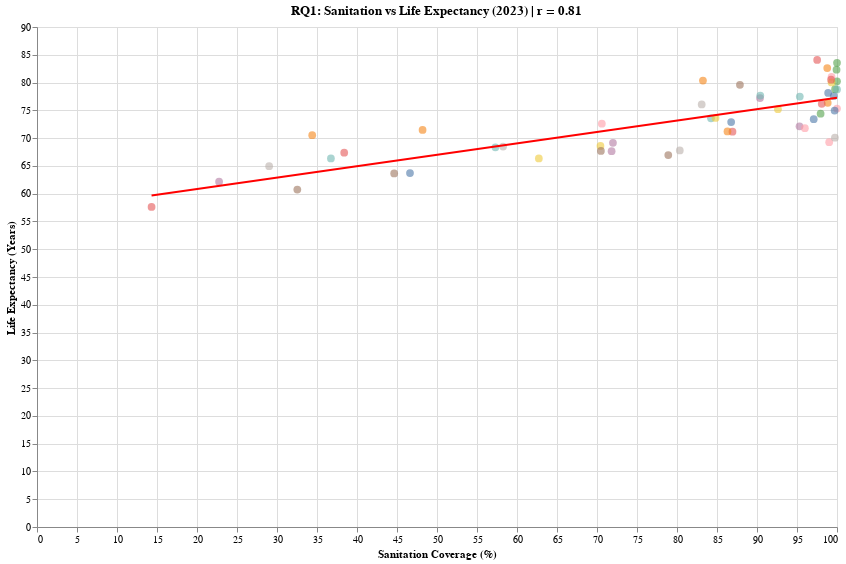

The notebook cell saved with this chart:
### Markdown cell above
## Research Question 1: How does life expectancy correlate with sanitation?
 - This question looks into the factors of life expectancy and if nations that have better sanitation have higher life expectancies.

### Code cell
analyze_and_plot_correlation_altair(pop_demographics, 'Sanitation Coverage (%)', 'Life Expectancy (Years)', 2000,
                            'RQ1: Sanitation vs Life Expectancy', caption="Scatter plot showing the correlation " \
                            "between sanitation coverage and life expectancy for various countries in 2023.")

### Figure 1 — Vega-Lite specification as saved in the notebook (floating-point values rounded to 4 significant figures)
{"config": {"view": {"continuousWidth": 300, "continuousHeight": 300}}, "layer": [{"data": {"name": "data-b6172be5da6e478f6b27ff9bcea14916"}, "mark": {"type": "circle", "opacity": 0.6, "size": 60}, "encoding": {"color": {"field": "Country Name", "legend": null, "type": "nominal"}, "tooltip": [{"field": "Country Name", "type": "nominal"}, {"field": "Sanitation Coverage (%)", "type": "quantitative"}, {"field": "Life Expectancy (Years)", "type": "quantitative"}], "x": {"axis": {"title": "Sanitation Coverage (%)"}, "field": "Sanitation Coverage (%)", "type": "quantitative"}, "y": {"axis": {"title": "Life Expectancy (Years)"}, "field": "Life Expectancy (Years)", "type": "quantitative"}}, "title": "RQ1: Sanitation vs Life Expectancy (2023) | r = 0.81"}, {"data": {"name": "data-d7efe7a7960dd878169794733b3b620e"}, "mark": {"type": "line", "color": "red"}, "encoding": {"x": {"field": "Sanitation Coverage (%)", "type": "quantitative"}, "y": {"field": "Life Expectancy (Years)", "type": "quantitative"}}}], "height": 500, "width": 800, "$schema": "https://vega.github.io/schema/vega-lite/v5.8.0.json", "datasets": {"data-b6172be5da6e478f6b27ff9bcea14916": [{"Country Name": "Aruba", "Country Code": "ABW", "Year": 2023, "Sanitation Coverage (%)": 98.84, "Life Expectancy (Years)": 76.35, "Old Age Dependency Ratio (%)": 24.64, "GDP Growth (Annual %)": 4.264, "Gender Inequality Index (GII)": null, "Life Expectancy Disparity (F-M) (Years)": 5.077}, {"Country Name": "Antigua and Barbuda", "Country Code": "ATG", "Year": 2023, "Sanitation Coverage (%)": 99.61, "Life Expectancy (Years)": 77.6, "Old Age Dependency Ratio (%)": 15.93, "GDP Growth (Annual %)": 2.427, "Gender Inequality Index (GII)": 0.24, "Life Expectancy Disparity (F-M) (Years)": 5.745}, {"Country Name": "Burundi", "Country Code": "BDI", "Year": 2023, "Sanitation Coverage (%)": 44.65, "Life Expectancy (Years)": 63.65, "Old Age Dependency Ratio (%)": 4.816, "GDP Growth (Annual %)": 2.666, "Gender Inequality Index (GII)": 0.501, "Life Expectancy Disparity (F-M) (Years)": 4.098}, {"Country Name": "Belize", "Country Code": "BLZ", "Year": 2023, "Sanitation Coverage (%)": 84.25, "Life Expectancy (Years)": 73.57, "Old Age Dependency Ratio (%)": 7.102, "GDP Growth (Annual %)": 1.149, "Gender Inequality Index (GII)": 0.428, "Life Expectancy Disparity (F-M) (Years)": 5.567}, {"Country Name": "Bermuda", "Country Code": "BMU", "Year": 2023, "Sanitation Coverage (%)": 99.94, "Life Expectancy (Years)": 82.31, "Old Age Dependency Ratio (%)": 32.07, "GDP Growth (Annual %)": 4.917, "Gender Inequality Index (GII)": null, "Life Expectancy Disparity (F-M) (Years)": 6.887}, {"Country Name": "Bolivia", "Country Code": "BOL", "Year": 2023, "Sanitation Coverage (%)": 70.43, "Life Expectancy (Years)": 68.58, "Old Age Dependency Ratio (%)": 8.631, "GDP Growth (Annual %)": 3.082, "Gender Inequality Index (GII)": 0.419, "Life Expectancy Disparity (F-M) (Years)": 5.017}, {"Country Name": "Barbados", "Country Code": "BRB", "Year": 2023, "Sanitation Coverage (%)": 98.09, "Life Expectancy (Years)": 76.18, "Old Age Dependency Ratio (%)": 24.23, "GDP Growth (Annual %)": 4.094, "Gender Inequality Index (GII)": 0.297, "Life Expectancy Disparity (F-M) (Years)": 4.984}, {"Country Name": "Brunei Darussalam", "Country Code": "BRN", "Year": 2023, "Sanitation Coverage (%)": 100.0, "Life Expectancy (Years)": 75.33, "Old Age Dependency Ratio (%)": 8.985, "GDP Growth (Annual %)": 1.128, "Gender Inequality Index (GII)": 0.257, "Life Expectancy Disparity (F-M) (Years)": 4.227}, {"Country Name": "Botswana", "Country Code": "BWA", "Year": 2023, "Sanitation Coverage (%)": 71.99, "Life Expectancy (Years)": 69.16, "Old Age Dependency Ratio (%)": 6.227, "GDP Growth (Annual %)": 3.208, "Gender Inequality Index (GII)": 0.49, "Life Expectancy Disparity (F-M) (Years)": 5.025}, {"Country Name": "Cameroon", "Country Code": "CMR", "Year": 2023, "Sanitation Coverage (%)": 46.62, "Life Expectancy (Years)": 63.7, "Old Age Dependency Ratio (%)": 5.003, "GDP Growth (Annual %)": 3.248, "Gender Inequality Index (GII)": 0.558, "Life Expectancy Disparity (F-M) (Years)": 4.422}, {"Country Name": "Cabo Verde", "Country Code": "CPV", "Year": 2023, "Sanitation Coverage (%)": 83.09, "Life Expectancy (Years)": 76.06, "Old Age Dependency Ratio (%)": 9.813, "GDP Growth (Annual %)": 5.391, "Gender Inequality Index (GII)": 0.298, "Life Expectancy Disparity (F-M) (Years)": 6.353}, {"Country Name": "Cayman Islands", "Country Code": "CYM", "Year": 2023, "Sanitation Coverage (%)": 83.24, "Life Expectancy (Years)": 80.36, "Old Age Dependency Ratio (%)": 11.36, "GDP Growth (Annual %)": 4.36, "Gender Inequality Index (GII)": null, "Life Expectancy Disparity (F-M) (Years)": 4.886}, {"Country Name": "Gabon", "Country Code": "GAB", "Year": 2023, "Sanitation Coverage (%)": 57.3, "Life Expectancy (Years)": 68.34, "Old Age Dependency Ratio (%)": 6.816, "GDP Growth (Annual %)": 2.446, "Gender Inequality Index (GII)": 0.505, "Life Expectancy Disparity (F-M) (Years)": 5.147}, {"Country Name": "Gibraltar", "Country Code": "GIB", "Year": 2023, "Sanitation Coverage (%)": 100.0, "Life Expectancy (Years)": 83.55, "Old Age Dependency Ratio (%)": 26.99, "GDP Growth (Annual %)": null, "Gender Inequality Index (GII)": null, "Life Expectancy Disparity (F-M) (Years)": 5.228}, {"Country Name": "Guinea", "Country Code": "GIN", "Year": 2023, "Sanitation Coverage (%)": 32.54, "Life Expectancy (Years)": 60.74, "Old Age Dependency Ratio (%)": 6.221, "GDP Growth (Annual %)": 5.542, "Gender Inequality Index (GII)": 0.609, "Life Expectancy Disparity (F-M) (Years)": 2.38}, {"Country Name": "Grenada", "Country Code": "GRD", "Year": 2023, "Sanitation Coverage (%)": 92.62, "Life Expectancy (Years)": 75.2, "Old Age Dependency Ratio (%)": 17.38, "GDP Growth (Annual %)": 4.68, "Gender Inequality Index (GII)": 0.226, "Life Expectancy Disparity (F-M) (Years)": 5.995}, {"Country Name": "Guatemala", "Country Code": "GTM", "Year": 2023, "Sanitation Coverage (%)": 70.6, "Life Expectancy (Years)": 72.6, "Old Age Dependency Ratio (%)": 7.5, "GDP Growth (Annual %)": 3.533, "Gender Inequality Index (GII)": 0.48, "Life Expectancy Disparity (F-M) (Years)": 4.565}, {"Country Name": "Guam", "Country Code": "GUM", "Year": 2023, "Sanitation Coverage (%)": 90.38, "Life Expectancy (Years)": 77.21, "Old Age Dependency Ratio (%)": 19.59, "GDP Growth (Annual %)": null, "Gender Inequality Index (GII)": null, "Life Expectancy Disparity (F-M) (Years)": 7.984}, {"Country Name": "Honduras", "Country Code": "HND", "Year": 2023, "Sanitation Coverage (%)": 86.77, "Life Expectancy (Years)": 72.88, "Old Age Dependency Ratio (%)": 6.634, "GDP Growth (Annual %)": 3.576, "Gender Inequality Index (GII)": 0.437, "Life Expectancy Disparity (F-M) (Years)": 5.155}, {"Country Name": "Haiti", "Country Code": "HTI", "Year": 2023, "Sanitation Coverage (%)": 29.02, "Life Expectancy (Years)": 64.94, "Old Age Dependency Ratio (%)": 7.237, "GDP Growth (Annual %)": -1.864, "Gender Inequality Index (GII)": 0.618, "Life Expectancy Disparity (F-M) (Years)": 6.571}, {"Country Name": "Indonesia", "Country Code": "IDN", "Year": 2023, "Sanitation Coverage (%)": 86.94, "Life Expectancy (Years)": 71.15, "Old Age Dependency Ratio (%)": 10.36, "GDP Growth (Annual %)": 5.049, "Gender Inequality Index (GII)": 0.423, "Life Expectancy Disparity (F-M) (Years)": 4.232}, {"Country Name": "Iran, Islamic Rep.", "Country Code": "IRN", "Year": 2023, "Sanitation Coverage (%)": 90.41, "Life Expectancy (Years)": 77.65, "Old Age Dependency Ratio (%)": 11.43, "GDP Growth (Annual %)": 5.045, "Gender Inequality Index (GII)": 0.482, "Life Expectancy Disparity (F-M) (Years)": 3.842}, {"Country Name": "Iceland", "Country Code": "ISL", "Year": 2023, "Sanitation Coverage (%)": 98.78, "Life Expectancy (Years)": 82.61, "Old Age Dependency Ratio (%)": 23.05, "GDP Growth (Annual %)": 5.646, "Gender Inequality Index (GII)": 0.024, "Life Expectancy Disparity (F-M) (Years)": 3.5}, {"Country Name": "Kazakhstan", "Country Code": "KAZ", "Year": 2023, "Sanitation Coverage (%)": 97.95, "Life Expectancy (Years)": 74.4, "Old Age Dependency Ratio (%)": 13.37, "GDP Growth (Annual %)": 5.1, "Gender Inequality Index (GII)": 0.182, "Life Expectancy Disparity (F-M) (Years)": 8.282}, {"Country Name": "Liberia", "Country Code": "LBR", "Year": 2023, "Sanitation Coverage (%)": 22.76, "Life Expectancy (Years)": 62.16, "Old Age Dependency Ratio (%)": 5.778, "GDP Growth (Annual %)": 4.684, "Gender Inequality Index (GII)": 0.646, "Life Expectancy Disparity (F-M) (Years)": 2.569}, {"Country Name": "Sri Lanka", "Country Code": "LKA", "Year": 2023, "Sanitation Coverage (%)": 95.35, "Life Expectancy (Years)": 77.48, "Old Age Dependency Ratio (%)": 17.81, "GDP Growth (Annual %)": -2.33, "Gender Inequality Index (GII)": 0.367, "Life Expectancy Disparity (F-M) (Years)": 6.349}, {"Country Name": "St. Martin (French part)", "Country Code": "MAF", "Year": 2023, "Sanitation Coverage (%)": 100.0, "Life Expectancy (Years)": 80.22, "Old Age Dependency Ratio (%)": 27.9, "GDP Growth (Annual %)": null, "Gender Inequality Index (GII)": null, "Life Expectancy Disparity (F-M) (Years)": 7.073}, {"Country Name": "Moldova", "Country Code": "MDA", "Year": 2023, "Sanitation Coverage (%)": 86.31, "Life Expectancy (Years)": 71.2, "Old Age Dependency Ratio (%)": 24.25, "GDP Growth (Annual %)": 1.2, "Gender Inequality Index (GII)": 0.146, "Life Expectancy Disparity (F-M) (Years)": 8.967}, {"Country Name": "Maldives", "Country Code": "MDV", "Year": 2023, "Sanitation Coverage (%)": 99.32, "Life Expectancy (Years)": 81.04, "Old Age Dependency Ratio (%)": 5.747, "GDP Growth (Annual %)": 4.726, "Gender Inequality Index (GII)": 0.309, "Life Expectancy Disparity (F-M) (Years)": 3.128}, {"Country Name": "Marshall Islands", "Country Code": "MHL", "Year": 2023, "Sanitation Coverage (%)": 78.91, "Life Expectancy (Years)": 66.94, "Old Age Dependency Ratio (%)": 7.192, "GDP Growth (Annual %)": -3.935, "Gender Inequality Index (GII)": null, "Life Expectancy Disparity (F-M) (Years)": 4.401}, {"Country Name": "Northern Mariana Islands", "Country Code": "MNP", "Year": 2023, "Sanitation Coverage (%)": 99.76, "Life Expectancy (Years)": 78.81, "Old Age Dependency Ratio (%)": 12.72, "GDP Growth (Annual %)": null, "Gender Inequality Index (GII)": null, "Life Expectancy Disparity (F-M) (Years)": 3.61}, {"Country Name": "Mauritania", "Country Code": "MRT", "Year": 2023, "Sanitation Coverage (%)": 58.26, "Life Expectancy (Years)": 68.48, "Old Age Dependency Ratio (%)": 5.982, "GDP Growth (Annual %)": 6.507, "Gender Inequality Index (GII)": 0.603, "Life Expectancy Disparity (F-M) (Years)": 3.985}, {"Country Name": "Mauritius", "Country Code": "MUS", "Year": 2023, "Sanitation Coverage (%)": 97.09, "Life Expectancy (Years)": 73.41, "Old Age Dependency Ratio (%)": 17.99, "GDP Growth (Annual %)": 5.008, "Gender Inequality Index (GII)": 0.352, "Life Expectancy Disparity (F-M) (Years)": 6.79}, {"Country Name": "Namibia", "Country Code": "NAM", "Year": 2023, "Sanitation Coverage (%)": 38.4, "Life Expectancy (Years)": 67.39, "Old Age Dependency Ratio (%)": 6.039, "GDP Growth (Annual %)": 4.443, "Gender Inequality Index (GII)": 0.448, "Life Expectancy Disparity (F-M) (Years)": 8.01}, {"Country Name": "New Caledonia", "Country Code": "NCL", "Year": 2023, "Sanitation Coverage (%)": 100.0, "Life Expectancy (Years)": 78.77, "Old Age Dependency Ratio (%)": 16.46, "GDP Growth (Annual %)": null, "Gender Inequality Index (GII)": null, "Life Expectancy Disparity (F-M) (Years)": 5.007}, {"Country Name": "Oman", "Country Code": "OMN", "Year": 2023, "Sanitation Coverage (%)": 99.32, "Life Expectancy (Years)": 80.03, "Old Age Dependency Ratio (%)": 3.689, "GDP Growth (Annual %)": 1.187, "Gender Inequality Index (GII)": 0.222, "Life Expectancy Disparity (F-M) (Years)": 3.392}, {"Country Name": "Pakistan", "Country Code": "PAK", "Year": 2023, "Sanitation Coverage (%)": 71.82, "Life Expectancy (Years)": 67.65, "Old Age Dependency Ratio (%)": 7.141, "GDP Growth (Annual %)": -0.03984, "Gender Inequality Index (GII)": 0.536, "Life Expectancy Disparity (F-M) (Years)": 4.831}, {"Country Name": "Panama", "Country Code": "PAN", "Year": 2023, "Sanitation Coverage (%)": 87.87, "Life Expectancy (Years)": 79.59, "Old Age Dependency Ratio (%)": 13.79, "GDP Growth (Annual %)": 7.399, "Gender Inequality Index (GII)": 0.374, "Life Expectancy Disparity (F-M) (Years)": 5.903}, {"Country Name": "Palau", "Country Code": "PLW", "Year": 2023, "Sanitation Coverage (%)": 99.02, "Life Expectancy (Years)": 69.27, "Old Age Dependency Ratio (%)": 15.36, "GDP Growth (Annual %)": 1.877, "Gender Inequality Index (GII)": null, "Life Expectancy Disparity (F-M) (Years)": 4.644}, {"Country Name": "Korea, Dem. People's Rep.", "Country Code": "PRK", "Year": 2023, "Sanitation Coverage (%)": 84.82, "Life Expectancy (Years)": 73.64, "Old Age Dependency Ratio (%)": 17.44, "GDP Growth (Annual %)": null, "Gender Inequality Index (GII)": null, "Life Expectancy Disparity (F-M) (Years)": 4.287}, {"Country Name": "French Polynesia", "Country Code": "PYF", "Year": 2023, "Sanitation Coverage (%)": 97.52, "Life Expectancy (Years)": 84.07, "Old Age Dependency Ratio (%)": 15.42, "GDP Growth (Annual %)": 2.997, "Gender Inequality Index (GII)": null, "Life Expectancy Disparity (F-M) (Years)": 4.726}, {"Country Name": "Rwanda", "Country Code": "RWA", "Year": 2023, "Sanitation Coverage (%)": 80.35, "Life Expectancy (Years)": 67.78, "Old Age Dependency Ratio (%)": 6.539, "GDP Growth (Annual %)": 8.25, "Gender Inequality Index (GII)": 0.394, "Life Expectancy Disparity (F-M) (Years)": 4.393}, {"Country Name": "Sudan", "Country Code": "SDN", "Year": 2023, "Sanitation Coverage (%)": 62.73, "Life Expectancy (Years)": 66.33, "Old Age Dependency Ratio (%)": 5.721, "GDP Growth (Annual %)": -29.43, "Gender Inequality Index (GII)": 0.588, "Life Expectancy Disparity (F-M) (Years)": 6.354}, {"Country Name": "Solomon Islands", "Country Code": "SLB", "Year": 2023, "Sanitation Coverage (%)": 34.4, "Life Expectancy (Years)": 70.53, "Old Age Dependency Ratio (%)": 6.145, "GDP Growth (Annual %)": 2.656, "Gender Inequality Index (GII)": 0.478, "Life Expectancy Disparity (F-M) (Years)": 2.765}, {"Country Name": "South Sudan", "Country Code": "SSD", "Year": 2023, "Sanitation Coverage (%)": 14.32, "Life Expectancy (Years)": 57.62, "Old Age Dependency Ratio (%)": 5.088, "GDP Growth (Annual %)": null, "Gender Inequality Index (GII)": null, "Life Expectancy Disparity (F-M) (Years)": 5.991}, {"Country Name": "Seychelles", "Country Code": "SYC", "Year": 2023, "Sanitation Coverage (%)": 99.7, "Life Expectancy (Years)": 74.96, "Old Age Dependency Ratio (%)": 11.65, "GDP Growth (Annual %)": 2.259, "Gender Inequality Index (GII)": null, "Life Expectancy Disparity (F-M) (Years)": 7.5}, {"Country Name": "Syrian Arab Republic", "Country Code": "SYR", "Year": 2023, "Sanitation Coverage (%)": 95.32, "Life Expectancy (Years)": 72.12, "Old Age Dependency Ratio (%)": 7.213, "GDP Growth (Annual %)": -1.207, "Gender Inequality Index (GII)": 0.49, "Life Expectancy Disparity (F-M) (Years)": 4.583}, {"Country Name": "Tajikistan", "Country Code": "TJK", "Year": 2023, "Sanitation Coverage (%)": 95.99, "Life Expectancy (Years)": 71.79, "Old Age Dependency Ratio (%)": 6.099, "GDP Growth (Annual %)": 8.3, "Gender Inequality Index (GII)": 0.258, "Life Expectancy Disparity (F-M) (Years)": 4.402}, {"Country Name": "Turkmenistan", "Country Code": "TKM", "Year": 2023, "Sanitation Coverage (%)": 99.74, "Life Expectancy (Years)": 70.07, "Old Age Dependency Ratio (%)": 6.67, "GDP Growth (Annual %)": 6.3, "Gender Inequality Index (GII)": null, "Life Expectancy Disparity (F-M) (Years)": 5.968}, {"Country Name": "Timor-Leste", "Country Code": "TLS", "Year": 2023, "Sanitation Coverage (%)": 70.49, "Life Expectancy (Years)": 67.69, "Old Age Dependency Ratio (%)": 8.826, "GDP Growth (Annual %)": -18.12, "Gender Inequality Index (GII)": 0.394, "Life Expectancy Disparity (F-M) (Years)": 3.369}, {"Country Name": "Uruguay", "Country Code": "URY", "Year": 2023, "Sanitation Coverage (%)": 98.89, "Life Expectancy (Years)": 78.14, "Old Age Dependency Ratio (%)": 24.14, "GDP Growth (Annual %)": 0.7421, "Gender Inequality Index (GII)": 0.218, "Life Expectancy Disparity (F-M) (Years)": 7.728}, {"Country Name": "Virgin Islands (U.S.)", "Country Code": "VIR", "Year": 2023, "Sanitation Coverage (%)": 99.26, "Life Expectancy (Years)": 80.52, "Old Age Dependency Ratio (%)": 36.32, "GDP Growth (Annual %)": null, "Gender Inequality Index (GII)": null, "Life Expectancy Disparity (F-M) (Years)": 6.6}, {"Country Name": "Vanuatu", "Country Code": "VUT", "Year": 2023, "Sanitation Coverage (%)": 48.2, "Life Expectancy (Years)": 71.48, "Old Age Dependency Ratio (%)": 7.379, "GDP Growth (Annual %)": -0.9648, "Gender Inequality Index (GII)": 0.556, "Life Expectancy Disparity (F-M) (Years)": 4.482}, {"Country Name": "Zambia", "Country Code": "ZMB", "Year": 2023, "Sanitation Coverage (%)": 36.74, "Life Expectancy (Years)": 66.35, "Old Age Dependency Ratio (%)": 3.382, "GDP Growth (Annual %)": 5.368, "Gender Inequality Index (GII)": 0.524, "Life Expectancy Disparity (F-M) (Years)": 4.737}], "data-d7efe7a7960dd878169794733b3b620e": [{"Sanitation Coverage (%)": 14.32, "Life Expectancy (Years)": 59.67}, {"Sanitation Coverage (%)": 100.0, "Life Expectancy (Years)": 77.27}]}}
